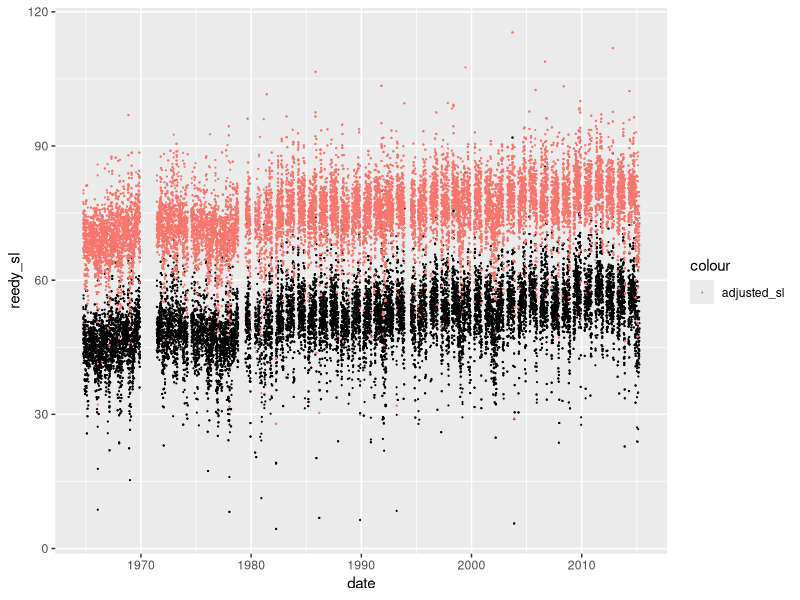
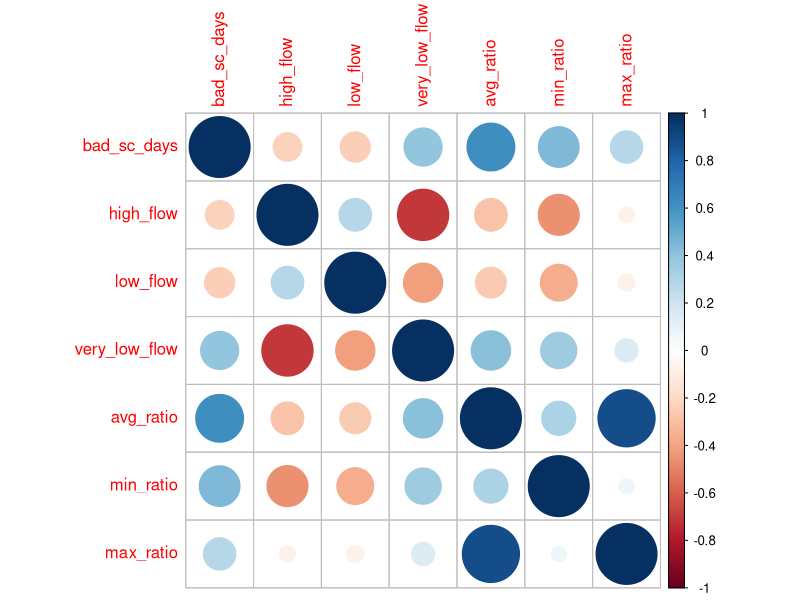

The R script that drew these images, in order: (Note: this script raises an error after producing the figures.)
library(data.table)
library(dplyr)
library(caret)
library(ggplot2)


################################################################################################################################################
################################################################################################################################################
### DATA PREPARATION
################################################################################################################################################
################################################################################################################################################

df = fread('../data/processed/training_data.csv')
df = df[!is.na(df$mean_sc),]
df = df[!is.na(df$reedy_sl),]
df$date = as.Date(df$date)


df <- df %>% filter(location != 'reedy') %>%
            mutate(inflow = inflow/0.0283168,
                    above_1000 = ifelse(mean_sc > 1120, 1, 0),
                    year = year(date),
                    month = month(date),
                    half = ifelse(month <= 6, 1,2),
                   adjusted_sl := reedy_sl + 23.5,
                   ratio = reedy_sl / inflow,
                   rise_ratio = adjusted_sl / inflow)
                  

df = as.data.table(df)



#che_bfb[, adjusted_sl := (reedy_sl- 49.229 + 2.79 + 23.5)]
#che_bfb[, reedy_sl := (reedy_sl- 49.229)]
#che_bfb[, assumed_sl_rise := (51-years_to_2060)*AVG_YRLY_RISE]
#che_bfb[, bad_sc := ifelse(above_1000 == 1, 0, -1000)]
#che_bfb[, ratio := 10000*reedy_sl / inflow]
#che_bfb[, ratio2 := 10000*adjusted_sl / inflow]

# thresholds obtained via summary stats
df[, inflow_type := ifelse(inflow < 3800, 'low_flow', 
                                ifelse( (inflow >= 3800 & inflow < 8300), 'med_flow', 'high_flow'))]
df[, very_low_flow := ifelse(inflow_type == 'low_flow', 1, 0)]
df[, low_flow := ifelse(inflow_type == 'med_flow', 1, 0)]
df[, high_flow := ifelse(inflow_type == 'high_flow', 1, 0)]
#che_bfb = che_bfb[inflow > 1 & ratio > -500]

# visualize adjusted sea levels
ggplot(df, aes(x = date, y = reedy_sl))+
  geom_point(size = .1)+
  geom_point(aes(y = adjusted_sl, color = 'adjusted_sl'), size = .1)


agged_df <- df[, c('inflow', 'mean_sc', 'reedy_sl', 'above_1000', 'location',
                          'year', 'half', 'ratio', 'very_low_flow', 'low_flow', 'high_flow')] %>%
  group_by(year, half, location) %>%
  summarise(bad_sc_days = sum(above_1000),
            high_flow = sum(high_flow),
            low_flow = sum(low_flow),
            very_low_flow = sum(very_low_flow),
            avg_ratio = mean(ratio),
            max_ratio = max(ratio),
            min_ratio = min(ratio),
            problem_year_10 = ifelse(bad_sc_days >= 10, 'salty', 'fresh'))

####
library(corrplot)
corr_mat = cor(agged_df[, c('bad_sc_days', 'high_flow', 'low_flow', 'very_low_flow', 'avg_ratio', 'min_ratio', 'max_ratio')])
corrplot(corr_mat)
# as high flow goes up, bad sc_days go down (makes sense)
# as low flow goes up, bad sc_days go down (does not make sense)
# as very low flow goes up, bad sc_days go up (makes sense)
# as very avg_ratio goes up, bad sc_days go up (makes sense)
# as very min_ratio goes up, bad sc_days go up (makes sense)
# as very max_ratio goes up, bad sc_days go up (makes sense)


# NORMALIZE THE RAW DATA # normalize data (TODO FIXME, leaving data unscaled for now)
library(scales)
selected_vars = agged_df[, c('problem_year_10', 'problem_year_20', 'high_flow', 'very_low_flow', 'avg_ratio', 'max_ratio', 'min_ratio', 'half', 'year', 'location')]


#selected_vars$high_flow = as.numeric(scale(selected_vars$high_flow))
##selected_vars$very_low_flow = as.numeric(scale(selected_vars$very_low_flow))
#selected_vars$avg_ratio = as.numeric(scale(selected_vars$avg_ratio))
#selected_vars$max_ratio = as.numeric(scale(selected_vars$max_ratio))
#selected_vars$min_ratio = as.numeric(scale(selected_vars$min_ratio))

selected_vars$problem_year_10 = as.factor(selected_vars$problem_year_10)


# my tuneGrid object:
tgrid <- expand.grid(
  mtry = c(1,2,3,4,5),
  splitrule = c("gini"),
  min.node.size = c(1, 2,3,4)
)


years = unique(selected_vars$year)
train_years = sample(years, size = .75*length(years))
test_years = setdiff(years, train_years)


train <- selected_vars[selected_vars$year %in% train_years,]
test  <- selected_vars[selected_vars$year %in% test_years,]



model_caret_10 <- train(problem_year_10 ~ high_flow  + very_low_flow + avg_ratio+ max_ratio + min_ratio,
                     data = train,
                     method = "ranger",
                     trControl = trainControl(method="cv", number = 5, verboseIter = T, classProbs = T),
                     tuneGrid = tgrid,
                     importance = 'impurity' #permutation
)




plot(varImp(model_caret_10))


# TEST MODELS ON HOLDOUT DATA -- Good results indicate the model can be "trusted" when predicting on new data



#BFB CTRL 10: 23 fresh predictions, 100% accuracy
probsTest <- predict(model_caret_10, test %>% filter(location == 'del_bfb'), type = "prob")
threshold <- 0.4
bfb_ctrl_10  <- factor( ifelse(probsTest[, "salty"] > threshold, "salty", "fresh") )
table(bfb_ctrl_10)
bfb = test %>% filter(location == 'del_bfb')
confusionMatrix(bfb_ctrl_10, bfb$problem_year_10)

#CHESTER CTRL 10: predicted 19 fresh, 5 salty, compared to 21 fresh and 3 salty (actual)
# 92% overall accuracy, 60% positive accuracy (weak trust factor)
probsTest <- predict(model_caret_10, test %>% filter(location == 'schu_chester'), type = "prob")
threshold <- 0.4
chester_ctrl_10  <- factor( ifelse(probsTest[, "salty"] > threshold, "salty", "fresh") )
table(chester_ctrl_10)
che = test %>% filter(location == 'schu_chester')

table(che$problem_year_10)
confusionMatrix(chester_ctrl_10, che$problem_year_10)



## RETRAIN ON FULL HISTORICAL DATA 

tgrid <- expand.grid(
  mtry = 3,
  splitrule = c("gini"),
  min.node.size = c(2)
)

final_mod <- train(problem_year_10 ~ high_flow  + very_low_flow+ avg_ratio+ max_ratio + min_ratio,
                        data = selected_vars,
                        method = "ranger",
                        trControl = trainControl(method="cv", number = 5, verboseIter = T, classProbs = T),
                        tuneGrid = tgrid,
                        importance = 'impurity' #permutation
)


plot(varImp(final_mod))


# ADJUST DATA TO INCLUDE SL RISE (MAKING SYNTHETIC "FUTURE" DATA)

# when sea levels rise the ratio of sl to inflow will INCREASE
# average_ratio will increase, max ratio will increase and min ratio will increase


agged_df2 <- as.data.table(df[, c('inflow', 'mean_sc', 'adjusted_sl', 'above_1000', 'location',
                           'year', 'half', 'rise_ratio', 'very_low_flow', 'low_flow', 'high_flow')] %>%
                             group_by(year, half, location) %>%
                             summarise(bad_sc_days = sum(above_1000),
                                       high_flow = sum(high_flow),
                                       low_flow = sum(low_flow),
                                       very_low_flow = sum(very_low_flow),
                                       avg_ratio = mean(rise_ratio),
                                       max_ratio = max(rise_ratio),
                                       min_ratio = min(rise_ratio),
                                       problem_year_10 = ifelse(bad_sc_days >= 10, 'salty', 'fresh'))
  )
agged_df2$problem_year_10 = as.factor(agged_df2$problem_year_10)


# normalize data (TODO FIXME, leaving data unscaled for now)

selected_vars2 = agged_df2[, c('problem_year_10', 'high_flow', 'very_low_flow', 'avg_ratio', 'max_ratio', 'min_ratio', 'half', 'year', 'location')]



# historically, chester had 21 years with predicted 10 or more days above threshold
# historically, bfb had 0 years with predicted 10 or more days above threshold
agged_df %>% group_by(location) %>% summarise(salty_days = sum(ifelse(problem_year_10 == 'salty', 1, 0)))

# use the trained model to predict on all of the synthetic future data


#BFB VAR 10: 98 fresh predictions -> no change due to SL rise
probsTest <- predict(final_mod, selected_vars2 %>% filter(location == 'del_bfb'), type = "prob")
threshold <- 0.4
bfb_var_10  <- factor( ifelse(probsTest[, "salty"] > threshold, "salty", "fresh") )
table(bfb_var_10)


#CHESTER VAR 10: 77 fresh, 21 salty BECOMES  55 fresh, 43 salty -> 100% increase in number of years with 10+ salty days
probsTest <- predict(final_mod, selected_vars2 %>% filter(location == 'schu_chester'), type = "prob")
threshold <- 0.4
chester_var_10  <- factor( ifelse(probsTest[, "salty"] > threshold, "salty", "fresh") )
table(chester_var_10)

chester_df = as.data.table(selected_vars2 %>% filter(location == 'schu_chester'))
chester_df$predicted_salty = probsTest$salty
chester_df[, prediction := ifelse(predicted_salty > .3, 1, 0)]



length(unique(over$year))












